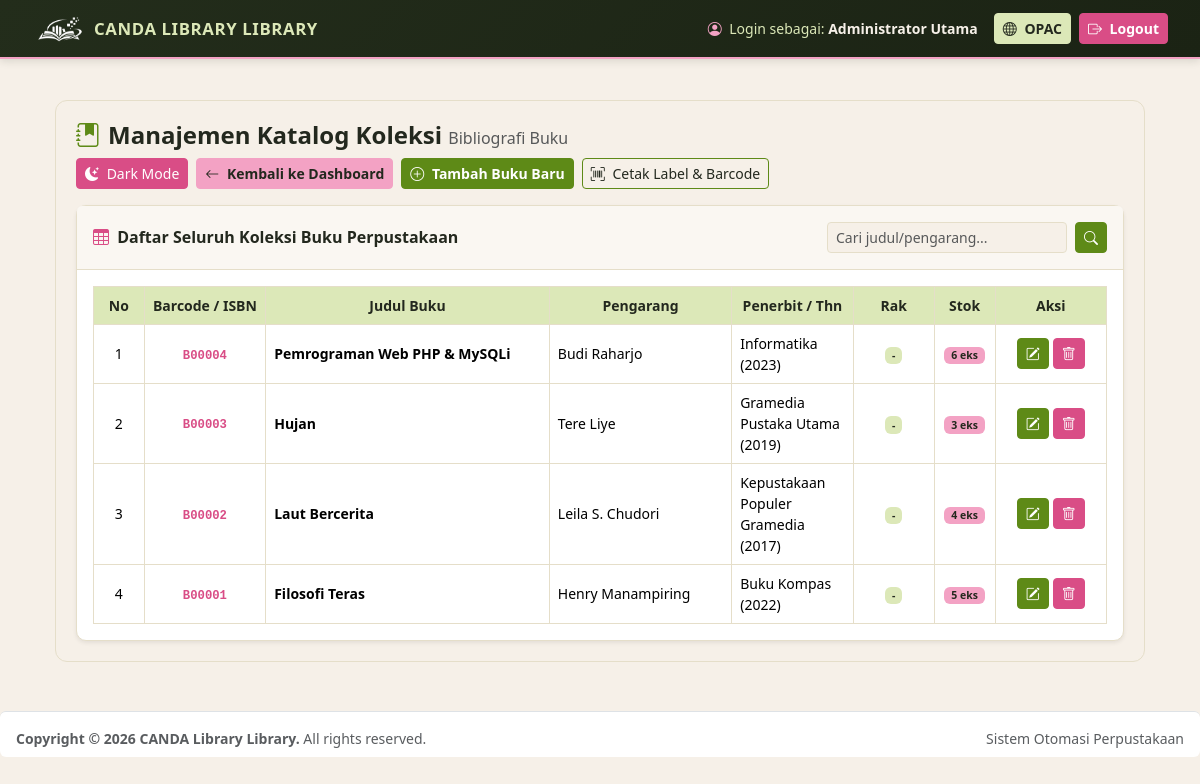
The page /bibliografi/tampil.php (signed in) on the database its author committed.
### tables this page shows
CREATE TABLE IF NOT EXISTS pengaturan_denda (
    id_denda INT AUTO_INCREMENT PRIMARY KEY,
    nominal_denda INT NOT NULL DEFAULT 1000,
    lama_pinjam_default INT NOT NULL DEFAULT 7,
    nama_perpustakaan VARCHAR(150) DEFAULT 'CANDA Library Library - Sistem Otomasi Perpustakaan',
    updated_at TIMESTAMP DEFAULT CURRENT_TIMESTAMP ON UPDATE CURRENT_TIMESTAMP
);

CREATE TABLE IF NOT EXISTS buku (
    id_buku INT AUTO_INCREMENT PRIMARY KEY,
    nomor_induk VARCHAR(30) NOT NULL UNIQUE,
    nomor_barcode VARCHAR(30) NOT NULL UNIQUE,
    isbn VARCHAR(30) DEFAULT '-',
    nomor_kelas VARCHAR(30) NOT NULL,
    no_panggil VARCHAR(50) NOT NULL,
    judul VARCHAR(200) NOT NULL,
    pengarang VARCHAR(150) NOT NULL,
    penerbit VARCHAR(100) NOT NULL,
    tempat_terbit VARCHAR(100) DEFAULT 'Jakarta',
    tahun_terbit YEAR NOT NULL,
    bahasa VARCHAR(50) DEFAULT 'Indonesia',
    jumlah_halaman VARCHAR(50) DEFAULT '200 hlm.',
    sinopsis TEXT,
    id_kategori INT,
    id_rak INT,
    stok INT NOT NULL DEFAULT 1,
    sampul VARCHAR(255) DEFAULT '',
    lampiran_pdf VARCHAR(255) DEFAULT '',
    tanggal_masuk TIMESTAMP DEFAULT CURRENT_TIMESTAMP,
    FOREIGN KEY (id_kategori) REFERENCES kategori(id_kategori) ON DELETE SET NULL,
    FOREIGN KEY (id_rak) REFERENCES rak(id_rak) ON DELETE SET NULL
);

### config/koneksi.php (called while the page is built, shortened)
<?php
$host = "sqlXXX.infinityfree.com";
$user = "if0_43497672";
$pass = "PASSWORD_MYSQL_KAMU";
$db   = "if0_43497672_db_candalibrary";
$conn = mysqli_connect($host, $user, $pass, $db);
mysqli_query($conn, "CREATE TABLE IF NOT EXISTS pengaturan_denda (
    id INT AUTO_INCREMENT PRIMARY KEY,
    nominal_denda INT DEFAULT 1000,
    lama_pinjam_default INT DEFAULT 7,
    nama_perpustakaan VARCHAR(100) DEFAULT 'CANDA Library'
)");
$q_set = mysqli_query($conn, "SELECT * FROM pengaturan_denda LIMIT 1");
$pengaturan = mysqli_fetch_assoc($q_set);
?>

### bibliografi/tampil.php (the view, shortened to what this page needs)
<?php
require_once '../config/koneksi.php';
$keyword = isset($_GET['cari']) ? mysqli_real_escape_string($conn, trim($_GET['cari'])) : '';
$where = "";
$query_buku = mysqli_query($conn, "SELECT * FROM buku $where ORDER BY id_buku DESC");
require_once '../includes/header.php';
?>
<div class="biblio-wrapper">
    <div class="d-flex flex-wrap justify-content-between align-items-center gap-2 mb-3">
        <h4 class="fw-bold mb-0">
            <i class="bi bi-journal-bookmark-fill me-2" style="color: var(--grass);"></i>Manajemen Katalog Koleksi
            <small class="text-muted fs-6 fw-normal">Bibliografi Buku</small>
        </h4>
        <div class="d-flex flex-wrap gap-2">
            <button type="button" id="toggleModeBiblio" class="btn btn-sm btn-raspberry">
                <i class="bi bi-moon-stars-fill me-1" id="iconModeBiblio"></i>
                <span id="labelModeBiblio">Dark Mode</span>
            </button>
            <a href="../admin/dashboard.php" class="btn btn-bubblegum btn-sm">
                <i class="bi bi-arrow-left me-1"></i> Kembali ke Dashboard
            </a>
            <a href="tambah.php" class="btn btn-grass btn-sm fw-bold">
                <i class="bi bi-plus-circle me-1"></i> Tambah Buku Baru
            </a>
            <a href="cetak_label.php" class="btn btn-outline-secondary btn-sm" style="border-color: var(--grass); color: var(--text-panel);">
                <i class="bi bi-upc-scan me-1"></i> Cetak Label &amp; Barcode
            </a>
        </div>
    </div>
    <div class="card biblio-card border-0 shadow-sm">
        <div class="card-header py-3 d-flex flex-wrap justify-content-between align-items-center gap-2">
            <span class="fw-bold"><i class="bi bi-table me-1" style="color: var(--raspberry);"></i> Daftar Seluruh Koleksi Buku Perpustakaan</span>
            <form action="" method="GET" class="d-flex" style="width: 280px;">
                <input type="text" name="cari" class="form-control form-control-sm me-2" placeholder="Cari judul/pengarang..." value="<?= htmlspecialchars($keyword) ?>">
                <button type="submit" class="btn btn-grass btn-sm"><i class="bi bi-search"></i></button>
            </form>
        </div>
        <div class="card-body">
            <div class="table-responsive">
                <table class="table table-bordered table-hover align-middle mb-0 small biblio-table">
                    <thead class="text-center">
                        <tr>
                            <th width="5%">No</th>
                            <th width="12%">Barcode / ISBN</th>
                            <th width="28%">Judul Buku</th>
                            <th width="18%">Pengarang</th>
                            <th width="12%">Penerbit / Thn</th>
                            <th width="8%">Rak</th>
                            <th width="6%">Stok</th>
                            <th width="11%">Aksi</th>
                        </tr>
                    </thead>
                    <tbody>
                        <?php if ($query_buku && mysqli_num_rows($query_buku) > 0): ?>
                            <?php $no = 1; while ($b = mysqli_fetch_assoc($query_buku)): ?>
                            <tr>
                                <td class="text-center"><?= $no++ ?></td>
                                <td class="text-center fw-bold"><code><?= htmlspecialchars($b['nomor_barcode']) ?></code></td>
                                <td>
                                    <span class="fw-bold"><?= htmlspecialchars($b['judul']) ?></span>
                                </td>
                                <td><?= htmlspecialchars($b['pengarang']) ?></td>
                                <td><?= htmlspecialchars($b['penerbit']) ?> (<?= htmlspecialchars($b['tahun_terbit']) ?>)</td>
                                <td class="text-center">
                                    <span class="badge" style="background-color: var(--pistachio); color: #23281E;">
                                        <?= htmlspecialchars(isset($b['nama_rak']) && $b['nama_rak'] !== '' ? $b['nama_rak'] : '-') ?>
                                    </span>
                                </td>
                                <td class="text-center">
                                    <span class="badge" style="background-color: var(--bubblegum); color: #23281E;">
                                        <?= (int)$b['stok'] ?> eks
                                    </span>
                                </td>
                                <td class="text-center">
                                    <div class="d-flex justify-content-center gap-1">
                                        <a href="ubah.php?id=<?= (int)$b['id_buku'] ?>" class="btn btn-grass btn-sm" title="Ubah Data"><i class="bi bi-pencil-square"></i></a>
                                        <a href="tampil.php?hapus=<?= (int)$b['id_buku'] ?>" class="btn btn-raspberry btn-sm" title="Hapus Data" onclick="return confirm('Apakah Anda yakin ingin menghapus buku ini dari katalog?')"><i class="bi bi-trash"></i></a>
                                    </div>
                                </td>
                            </tr>
                            <?php endwhile; ?>
                        <?php else: ?>
                            <tr>
                                <td colspan="8" class="text-center text-muted py-4">Belum ada data koleksi buku yang terdaftar di sistem.</td>
                            </tr>
                        <?php endif; ?>
                    </tbody>
                </table>
            </div>
        </div>
    </div>
</div>
<?php require_once '../includes/footer.php'; ?>

### includes/header.php (shortened to what this page needs)
<?php
$nama_perpus = isset($pengaturan['nama_perpustakaan']) ? $pengaturan['nama_perpustakaan'] : 'CANDA Library';
$role_user   = isset($_SESSION['nama_petugas']) ? $_SESSION['nama_petugas'] : 'Administrator';
?>
<!DOCTYPE html>
<html lang="id">
<head>
    <link href="https://cdn.jsdelivr.net/npm/bootstrap@5.3.3/dist/css/bootstrap.min.css" rel="stylesheet">
    <link href="https://cdn.jsdelivr.net/npm/bootstrap-icons@1.11.3/font/bootstrap-icons.min.css" rel="stylesheet">
</head>
<body>
    <nav class="navbar navbar-expand main-header mb-3">
        <div class="container-fluid">
            <a class="navbar-brand d-flex align-items-center gap-2 py-0" href="../admin/dashboard.php">
                <img src="../uploads/lampiran/logo.png" alt="Logo <?= htmlspecialchars(strtoupper($nama_perpus)) ?>" class="brand-logo-img">
                <span class="brand-title-caps text-uppercase"><?= htmlspecialchars($nama_perpus) ?></span>
            </a>
            <div class="navbar-nav ms-auto align-items-center">
                <span class="navbar-text me-3 small" style="color: var(--pistachio);">
                    <i class="bi bi-person-circle me-1" style="color: var(--bubblegum);"></i> Login sebagai:
                    <strong style="color: var(--ivory);"><?= htmlspecialchars($role_user) ?></strong>
                </span>
                <a href="../index.php" target="_blank" class="btn btn-canda-opac btn-sm me-2">
                    <i class="bi bi-globe me-1"></i> OPAC
                </a>
                <a href="../auth/logout.php" onclick="return confirm('Keluar dari sistem?')" class="btn btn-canda-logout btn-sm">
                    <i class="bi bi-box-arrow-right me-1"></i> Logout
                </a>
            </div>
        </div>
    </nav>
    <div class="container main-content">

### includes/footer.php (shortened to what this page needs)
</div>
    <footer class="mt-4 pt-3 border-top bg-white px-3 py-2 rounded small text-muted d-flex justify-content-between">
        <div><strong>Copyright &copy; <?= date('Y') ?> <?= htmlspecialchars($pengaturan['nama_perpustakaan']) ?>.</strong> All rights reserved.</div>
        <div>Sistem Otomasi Perpustakaan</div>
    </footer>
</body>
</html>

### includes/header.php (style rules this page uses)
:root { --pistachio: #DCE8B8; --grass: #5E8A17; --grass-dark: #466810; --raspberry: #D94D86; --raspberry-dark: #B5376B; --bubblegum: #F3A2C4; --ivory: #F6F0E8; --ink: #23281E; --muted: #646B5E; --border-soft: #E5DEC9; }
body { background-color: var(--ivory); color: var(--ink); font-family: 'Segoe UI', Tahoma, Geneva, Verdana, sans-serif; }
.main-header { background: linear-gradient(135deg, #232D1B 0%, #1B2314 100%); border-bottom: 2px solid var(--bubblegum); padding: 10px 20px; box-shadow: 0 2px 8px rgba(35, 45, 27, 0.14); }
.brand-logo-img { height: 36px; width: auto; object-fit: contain; display: block; }
.brand-title-caps { color: var(--pistachio); letter-spacing: 0.6px; font-size: 1.05rem; font-weight: 800; text-transform: uppercase; }
.main-content { padding: 25px; }
.btn-canda-opac { background-color: var(--pistachio); border-color: var(--pistachio); color: var(--ink); font-weight: 600; }
.btn-canda-logout { background-color: var(--raspberry); border-color: var(--raspberry); color: #FFFFFF; font-weight: 600; }

### bibliografi/tampil.php (style rules this page uses)
:root { --pistachio: #DCE8B8; --grass: #5E8A17; --grass-dark: #466810; --raspberry: #D94D86; --raspberry-dark: #B5376B; --bubblegum: #F3A2C4; --ivory: #F6F0E8; --bg-panel: #F6F0E8; --bg-card: #FFFFFF; --bg-card-soft: #FAF7F2; --bg-table-head: #DCE8B8; --bg-table-hover: #F6F0E8; --text-panel: #23281E; --text-soft: #646B5E; --border-panel: #E5DEC9; }
.biblio-wrapper { background-color: var(--bg-panel); color: var(--text-panel); border: 1px solid var(--border-panel); border-radius: 12px; padding: 20px; transition: background-color 0.25s ease, color 0.25s ease; }
.biblio-card { background-color: var(--bg-card) !important; color: var(--text-panel) !important; border: 1px solid var(--border-panel) !important; border-radius: 10px; }
.biblio-card .card-header { background-color: var(--bg-card-soft) !important; color: var(--text-panel) !important; border-bottom: 1px solid var(--border-panel) !important; }
.biblio-card .form-control { background-color: var(--bg-panel); color: var(--text-panel); border-color: var(--border-panel); }
.biblio-table { color: var(--text-panel); border-color: var(--border-panel); }
.biblio-table thead th { background-color: var(--bg-table-head); color: var(--text-panel); border-color: var(--border-panel); }
.btn-grass { background-color: var(--grass); border-color: var(--grass); color: #FFFFFF; }
.btn-bubblegum { background-color: var(--bubblegum); border-color: var(--bubblegum); color: #23281E; font-weight: 600; }
.btn-raspberry { background-color: var(--raspberry); border-color: var(--raspberry); color: #FFFFFF; }
code { color: var(--raspberry); }

### rows shown on the page
pengaturan_denda: nama_perpustakaan "CANDA LIBRARY LIBRARY", nama_perpustakaan "CANDA Library Library"
buku: nomor_barcode "B00004", judul "Pemrograman Web PHP & MySQLi", pengarang "Budi Raharjo", penerbit "Informatika", tahun_terbit "2023", nama_rak "-", stok "6"
buku: nomor_barcode "B00003", judul "Hujan", pengarang "Tere Liye", penerbit "Gramedia Pustaka Utama", tahun_terbit "2019", nama_rak "-", stok "3"
buku: nomor_barcode "B00002", judul "Laut Bercerita", pengarang "Leila S. Chudori", penerbit "Kepustakaan Populer Gramedia", tahun_terbit "2017", nama_rak "-", stok "4"
buku: nomor_barcode "B00001", judul "Filosofi Teras", pengarang "Henry Manampiring", penerbit "Buku Kompas", tahun_terbit "2022", nama_rak "-", stok "5"

### other values the page prints
$role_user "Administrator Utama"
